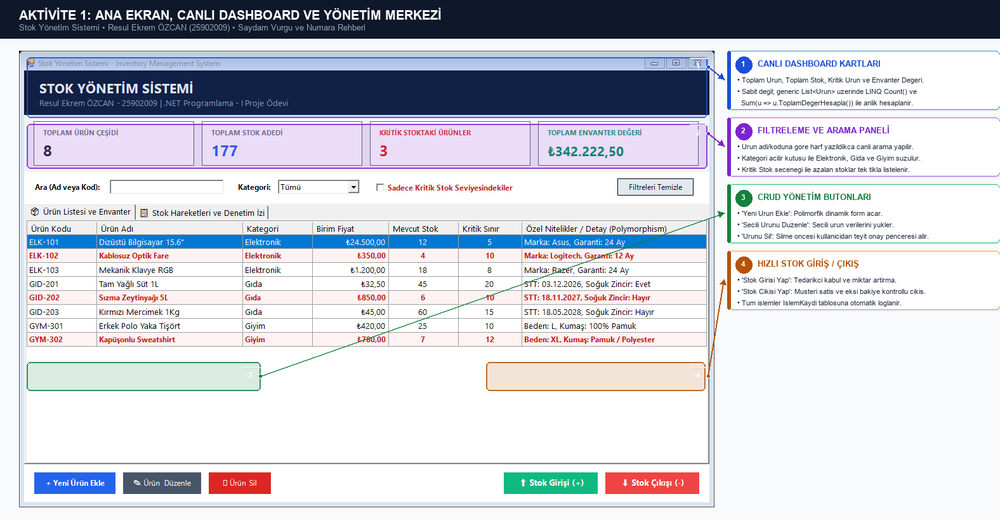
#> input picture 03_Report/Gorseller/01_AnaEkran_Rehberi.png, 1000 x 520 px, shrunk from 1576 x 819 before the run, found by its file name
$ python generate_final_report_pdf.py
#> lines starting #> are read from the running program, lines starting #| are printed output that depends on the picture
# -*- coding: utf-8 -*-
import os
import matplotlib.pyplot as plt
from matplotlib.backends.backend_pdf import PdfPages
import matplotlib.image as mpimg

plt.rcParams['font.sans-serif'] = ['Segoe UI', 'DejaVu Sans', 'Arial', 'sans-serif']
plt.rcParams['axes.unicode_minus'] = False

base_dir = r"C:\Users\ahmet\OneDrive\Desktop\.NET PROJE ÖDEVİ\25902009_ResulEkremOzcan_InventoryManagement"
report_pdf = os.path.join(base_dir, "03_Report", "Proje_Raporu.pdf")
shots_dir = os.path.join(base_dir, "03_Report", "Gorseller")

img_01 = os.path.join(shots_dir, "01_AnaEkran_Rehberi.png")
img_02 = os.path.join(shots_dir, "02_UrunEkleme_Rehberi.png")
img_03 = os.path.join(shots_dir, "03_StokHareketleri_Rehberi.png")
img_04 = os.path.join(shots_dir, "04_DenetimIzi_Rehberi.png")

with PdfPages(report_pdf) as pdf:
    # -------------------------------------------------------------
    # SAYFA 1: KAPAK
    # -------------------------------------------------------------
    fig_cover = plt.figure(figsize=(8.27, 11.69))
    fig_cover.patch.set_facecolor('#f8fafc')
    ax = fig_cover.add_axes([0, 0, 1, 1])
    ax.axis('off')

    ax.add_patch(plt.Rectangle((0, 0.95), 1, 0.05, color='#0f172a', transform=ax.transAxes))
    ax.add_patch(plt.Rectangle((0, 0.94), 1, 0.01, color='#2563eb', transform=ax.transAxes))

    ax.text(0.5, 0.86, "T.C.\nKAPADOKYA ÜNİVERSİTESİ", ha='center', va='center', fontsize=18, weight='bold', color='#0f172a', linespacing=1.3)
    ax.text(0.5, 0.80, "İKTİSADİ, İDARİ VE SOSYAL BİLİMLER FAKÜLTESİ\nBİLİŞİM SİSTEMLERİ VE TEKNOLOJİLERİ BÖLÜMÜ", ha='center', va='center', fontsize=12, weight='semibold', color='#475569', linespacing=1.3)

    ax.add_patch(plt.Rectangle((0.1, 0.52), 0.8, 0.22, color='#ffffff', ec='#cbd5e1', lw=1.5, transform=ax.transAxes))
    ax.add_patch(plt.Rectangle((0.1, 0.72), 0.8, 0.02, color='#2563eb', transform=ax.transAxes))

    ax.text(0.5, 0.67, "STOK YÖNETİM SİSTEMİ", ha='center', va='center', fontsize=20, weight='bold', color='#1e293b')
    ax.text(0.5, 0.61, "INVENTORY MANAGEMENT SYSTEM", ha='center', va='center', fontsize=13, weight='semibold', color='#64748b')
    ax.text(0.5, 0.56, ".NET Programlama - I Dersi Dönem Proje Raporu", ha='center', va='center', fontsize=11, style='italic', color='#3b82f6')

    ax.add_patch(plt.Rectangle((0.15, 0.22), 0.7, 0.24, color='#ffffff', ec='#94a3b8', lw=1, transform=ax.transAxes))

    bilgiler = [
        ("Ders Kodu & Adı :", "BGT331 / BST301 - .NET Programlama - I"),
        ("Öğretim Elemanı :", "Dr. Öğr. Üyesi Tohid YOUSEFİ"),
        ("Öğrenci Adı Soyadı :", "Resul Ekrem ÖZCAN"),
        ("Öğrenci Numarası :", "25902009"),
        ("Dönem :", "2026-2027 Güz Dönemi"),
        ("Teslim Tarihi :", "20 Kasım 2026"),
        ("GitHub Repository :", "25902009_ResulEkremOzcan_InventoryManagement")
    ]

    y_pos = 0.42
    for etiket, deger in bilgiler:
        ax.text(0.18, y_pos, etiket, fontsize=10, weight='bold', color='#334155')
        ax.text(0.42, y_pos, deger, fontsize=10, color='#0f172a')
        y_pos -= 0.028

    ax.text(0.5, 0.08, "Nevşehir • 2026", ha='center', va='center', fontsize=11, weight='bold', color='#64748b')
    ax.add_patch(plt.Rectangle((0, 0), 1, 0.02, color='#0f172a', transform=ax.transAxes))
    pdf.savefig(fig_cover, dpi=300)
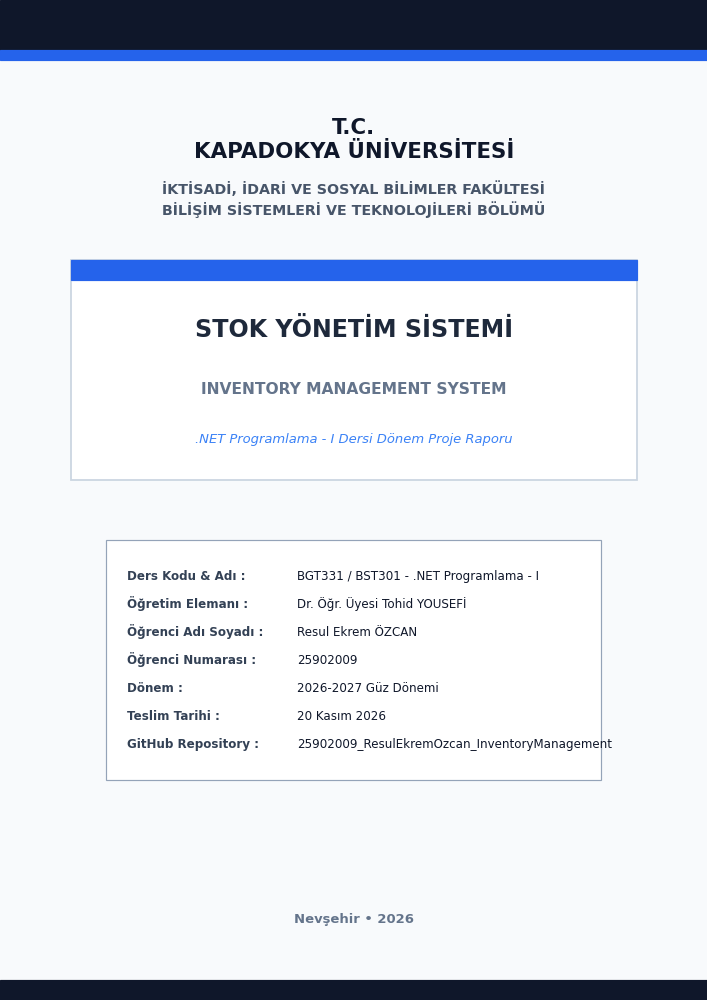
#> figure drawn by matplotlib, 1 panel
    plt.close(fig_cover)

    # -------------------------------------------------------------
    # SAYFA 2: PROJE AMACI, MİMARİ VE TEKNOLOJİLER
    # -------------------------------------------------------------
    fig2 = plt.figure(figsize=(8.27, 11.69))
    fig2.patch.set_facecolor('white')
    ax2 = fig2.add_axes([0.08, 0.06, 0.84, 0.88])
    ax2.axis('off')

    ax2.text(0, 1.0, "1. PROJENİN AMACI VE KAPSAMI", fontsize=13, weight='bold', color='#0f172a')
    p1 = (
        "Bu proje; modern nesne tabanlı programlama (OOP) prensiplerini ve C# Windows Forms mimarisini uygulayarak, "
        "bir işletmenin ürün kayıtlarını, stok seviyelerini ve envanter hareketlerini dinamik, güvenli ve hatasız bir şekilde "
        "yönetebilmesini sağlayan kurumsal bir 'Stok Yönetim Sistemi' masaüstü uygulamasıdır.\n\n"
        "Şartname Kapsamı ve Sınırlamalar: Proje şartnamesi doğrultusunda dönem ortası seviyesine sadık kalınmış; "
        "veritabanı/SQL bağımlılığı olmaksızın tüm veri yönetimi uygulama belleğinde (In-Memory) Generic List<T> "
        "koleksiyonları üzerinden yüksek hız ve performans ile gerçekleştirilmiştir."
    )
    ax2.text(0, 0.96, p1, fontsize=9.2, color='#334155', linespacing=1.35, va='top')

    ax2.text(0, 0.83, "2. GELİŞTİRME ORTAMI VE TEKNOLOJİ BİLGİSİ", fontsize=13, weight='bold', color='#0f172a')
    t_env = [
        ("• Programlama Dili :", "C# (C-Sharp) 7.3+ Standartları"),
        ("• Hedef Çerçeve :", ".NET Framework v4.8 (Windows Desktop Forms)"),
        ("• Geliştirme Ortamı :", "Microsoft Visual Studio 2022 Community"),
        ("• Mimari Yaklaşım :", "Çok Katmanlı Ayrıştırma (Forms, Models, Services)"),
        ("• Tasarım Standartları :", "Nesne Yönelimli Tasarım (Encapsulation, Inheritance, Polymorphism, Abstraction)")
    ]
    y_e = 0.79
    for k, v in t_env:
        ax2.text(0.02, y_e, k, fontsize=9, weight='bold', color='#1e293b')
        ax2.text(0.35, y_e, v, fontsize=9, color='#475569')
        y_e -= 0.024

    ax2.text(0, 0.65, "3. UYGULAMANIN GENEL YAPISI VE TEMEL İŞLEVLERİ", fontsize=13, weight='bold', color='#0f172a')
    p2 = (
        "Uygulama iş mantığı (Business Logic) ile arayüz kodlarını birbirinden kesin hatlarla ayrıştıran 3 temel katmandan oluşur:\n\n"
        "1. Models (Veri ve Varlık Katmanı): Ürün varlıklarını, soyut sınıfları, arayüzleri ve işlem kayıtlarını temsil eder.\n"
        "2. Services (İş Mantığı Katmanı): StokYonetici sınıfı ile tüm koleksiyon operasyonları, arama, filtreleme, stok giriş/çıkış "
        "doğrulamaları ve canlı envanter istatistikleri merkezi olarak yönetilir.\n"
        "3. Forms (Kullanıcı Arayüzü Katmanı): FormAnaEkran, FormUrunEkleGuncelle ve FormStokIslem pencereleri üzerinden son kullanıcı "
        "ile estetik ve modern kontroller (DataGridView, TabControl, NumericUpDown) aracılığıyla etkileşim kurulur.\n\n"
        "Temel İşlevler:\n"
        "• Ürün Ekleme/Düzenleme/Silme: Benzersiz kod kontrolü ile kategoriye özgü alanların girilmesi.\n"
        "• Stok Girişi (+): Sıfırdan büyük miktar doğrulamasıyla stok artırma ve denetim kaydı oluşturma.\n"
        "• Stok Çıkışı (-): Negatif stok oluşmasını kesin olarak engelleyen bakiye kontrolü ve stok düşümü.\n"
        "• Canlı Dashboard: Toplam ürün çeşidi, toplam fiziksel stok, kritik seviye altındaki ürünler ve envanter tutarı hesaplaması.\n"
        "• Arama ve Filtreleme: Ürün adı veya koduna göre canlı arama, kategoriye ve kritik stok durumuna göre anlık listeleme."
    )
    ax2.text(0, 0.61, p2, fontsize=9.2, color='#334155', linespacing=1.35, va='top')

    ax2.text(0.5, 0.01, "- Sayfa 2 -", ha='center', fontsize=9, color='#94a3b8')
    pdf.savefig(fig2, dpi=300)
    plt.close(fig2)

    # -------------------------------------------------------------
    # SAYFA 3: DETAYLI OOP İLKELERİ VE VALIDATION
    # -------------------------------------------------------------
    fig3 = plt.figure(figsize=(8.27, 11.69))
    fig3.patch.set_facecolor('white')
    ax3 = fig3.add_axes([0.08, 0.06, 0.84, 0.88])
    ax3.axis('off')

    ax3.text(0, 1.0, "4. SINIF VE NESNE TASARIMI (OOP İLKELERİNİN UYGULANIŞI)", fontsize=13, weight='bold', color='#0f172a')

    oop_sections = [
        ("A. Kapsülleme (Encapsulation - Ders Slaytları ile Birebir Uyum):",
         "Dr. Tohid Yousefi'nin ders sunumlarında vurguladığı gibi verilerin yetkisiz değiştirilmesini engellemek için tüm alanlar "
         "'private' yapılmıştır. Fiyata 0 veya negatif girildiğinde, miktar 0, 00, 000 veya eksi girildiğinde sistem kontrollü "
         "ArgumentException fırlatır. Ayrıca ürün kodunun dışarıdan değiştirilememesi için 'private set' uygulanmıştır."),

        ("B. Kalıtım (Inheritance & ': base(...)' Kullanımı):",
         "Soyut 'Urun' temel sınıfından 'ElektronikUrun', 'GidaUrunu' ve 'GiyimUrunu' olmak üzere 3 alt sınıf türetilmiştir. "
         "Alt sınıflar ': base(urunKodu, urunAdi, ...)' ile üst sınıf yapıcısını çağırır ve ortak nitelikleri devralır."),

        ("C. Çok Biçimlilik (Polymorphism - virtual / abstract / override):",
         "• KDVOraniGetir(): Elektronik için %20, Gıda için %1, Giyim için %10 olarak override edilmiştir.\n"
         "• DetayBilgisiGetir(): Elektronik için Marka/Garanti, Gıda için STT/Soğuk Zincir, Giyim için Beden/Kumaş "
         "bilgilerini polimorfik olarak döndürür ve arayüz tablosunda her ürün kendi detayını sergiler."),

        ("D. Soyutlama (Abstraction - abstract class & interface):",
         "'IStoklanabilir' arayüzü ile stok işlemleri sözleşmeye bağlanmış, 'Urun' soyut (abstract) sınıfı ile "
         "tek başına doğrudan nesne üretimi engellenmiştir.")
    ]

    y_oop = 0.96
    for baslik, icerik in oop_sections:
        ax3.text(0, y_oop, baslik, fontsize=10.5, weight='bold', color='#1d4ed8')
        y_oop -= 0.024
        ax3.text(0, y_oop, icerik, fontsize=8.8, color='#334155', linespacing=1.3, va='top')
        y_oop -= 0.125

    ax3.text(0, 0.38, "5. HATA YÖNETİMİ, DEBUGGING VE İSTİSNA YÖNETİMİ", fontsize=12, weight='bold', color='#0f172a')
    dbg_txt = (
        "Uygulamada olası tüm kullanıcı hataları çok katmanlı olarak engellenmiştir:\n"
        "• Boş Bırakılamaz & Uzunluk Doğrulaması: Ürün kodu ve adı en az 2 karakter olmalıdır.\n"
        "• Özel Karakter Filtresi: Ürün adı, kodu ve açıklamada @, #, $, <, > gibi yabancı karakterler engellenir.\n"
        "• 0, 00, 000 ve Negatif Bakiye Koruması: Stok giriş/çıkışında sıfır veya mevcut stoktan fazla çıkış kilitlenmiştir.\n"
        "• Visual Studio Debugging Örneği: 'StokCikisYap' metodu içine Breakpoint konulup Watch/Locals pencerelerinde "
        "adım adım incelenmiş, bakiye sınır değer testlerinde stokların kesinlikle eksiye düşmediği kanıtlanmıştır."
    )
    ax3.text(0, 0.34, dbg_txt, fontsize=8.8, color='#334155', linespacing=1.3, va='top')

    ax3.text(0.5, 0.01, "- Sayfa 3 -", ha='center', fontsize=9, color='#94a3b8')
    pdf.savefig(fig3, dpi=300)
    plt.close(fig3)

    # -------------------------------------------------------------
    # SAYFA 4: GÖRSEL REHBER 1 (ANA EKRAN)
    # -------------------------------------------------------------
    fig4 = plt.figure(figsize=(8.27, 11.69))
    fig4.patch.set_facecolor('white')
    ax4 = fig4.add_axes([0.06, 0.06, 0.88, 0.88])
    ax4.axis('off')

    ax4.text(0, 1.0, "6. GÖRSEL BELGELENDİRME VE KONTROL REHBERİ", fontsize=13, weight='bold', color='#0f172a')
    ax4.text(0, 0.965, "Görsel 1: Ana Ekran Kontrol ve Diyalog Bilgi Kartları Haritası", fontsize=10, weight='bold', color='#1d4ed8')

    if os.path.exists(img_01):
        im1 = mpimg.imread(img_01)
#> im1 is the input picture: shape (520, 1000, 3) float32; mean R, G, B 0.795, 0.803, 0.841
        ax_img1 = fig4.add_axes([0.06, 0.12, 0.88, 0.82])
        ax_img1.imshow(im1)
        ax_img1.axis('off')

    ax4.text(0, 0.04, "Açıklama 1: Ekrandaki her buton, arama filtresi ve tablo sütunu sağ taraftaki bilgi diyalog kartlarına yönlendirilmiştir.", fontsize=8.5, color='#475569', style='italic')
    ax4.text(0.5, 0.01, "- Sayfa 4 -", ha='center', fontsize=9, color='#94a3b8')
    pdf.savefig(fig4, dpi=300)
    plt.close(fig4)

    # -------------------------------------------------------------
    # SAYFA 5: GÖRSEL REHBER 2 (ÜRÜN EKLEME & STOK HAREKETLERİ)
    # -------------------------------------------------------------
    fig5 = plt.figure(figsize=(8.27, 11.69))
    fig5.patch.set_facecolor('white')
    ax5 = fig5.add_axes([0.06, 0.06, 0.88, 0.88])
    ax5.axis('off')

    ax5.text(0, 1.0, "Görsel 2 & 3: Ürün Ekleme ve Stok Giriş/Çıkış Diyalog Kartları", fontsize=11, weight='bold', color='#1d4ed8')

    if os.path.exists(img_02):
        im2 = mpimg.imread(img_02)
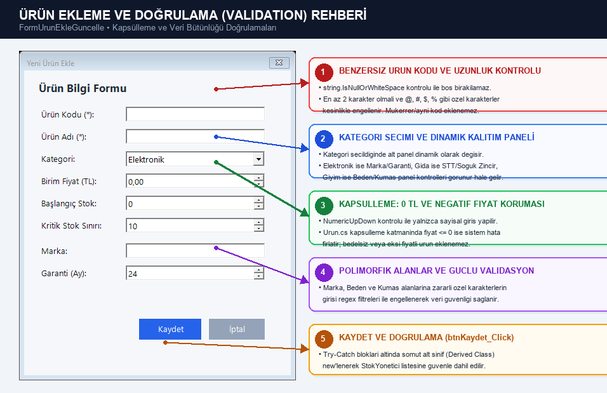
#> input picture 03_Report/Gorseller/02_UrunEkleme_Rehberi.png, 607 x 393 px, shrunk from 956 x 619 before the run, found by its file name
#> im2 is the input picture: shape (393, 607, 3) float32; mean R, G, B 0.832, 0.839, 0.86
        ax_img2 = fig5.add_axes([0.06, 0.52, 0.88, 0.44])
        ax_img2.imshow(im2)
        ax_img2.axis('off')

    if os.path.exists(img_03):
        im3 = mpimg.imread(img_03)
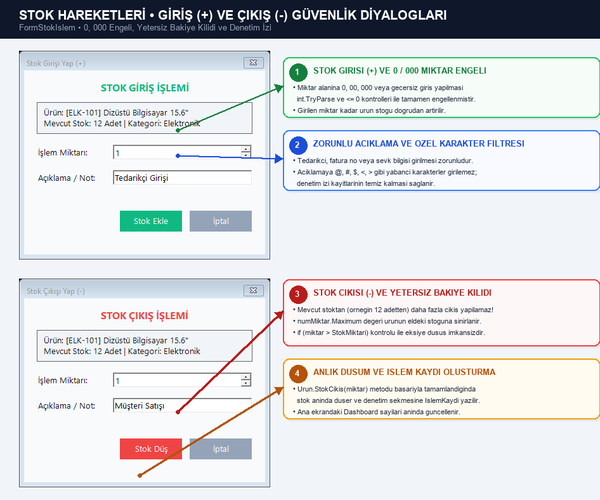
#> input picture 03_Report/Gorseller/03_StokHareketleri_Rehberi.png, 600 x 500 px, shrunk from 946 x 788 before the run, found by its file name
#> im3 is the input picture: shape (500, 600, 3) float32; mean R, G, B 0.852, 0.862, 0.873
        ax_img3 = fig5.add_axes([0.06, 0.06, 0.88, 0.44])
        ax_img3.imshow(im3)
        ax_img3.axis('off')

    ax5.text(0.5, 0.01, "- Sayfa 5 -", ha='center', fontsize=9, color='#94a3b8')
    pdf.savefig(fig5, dpi=300)
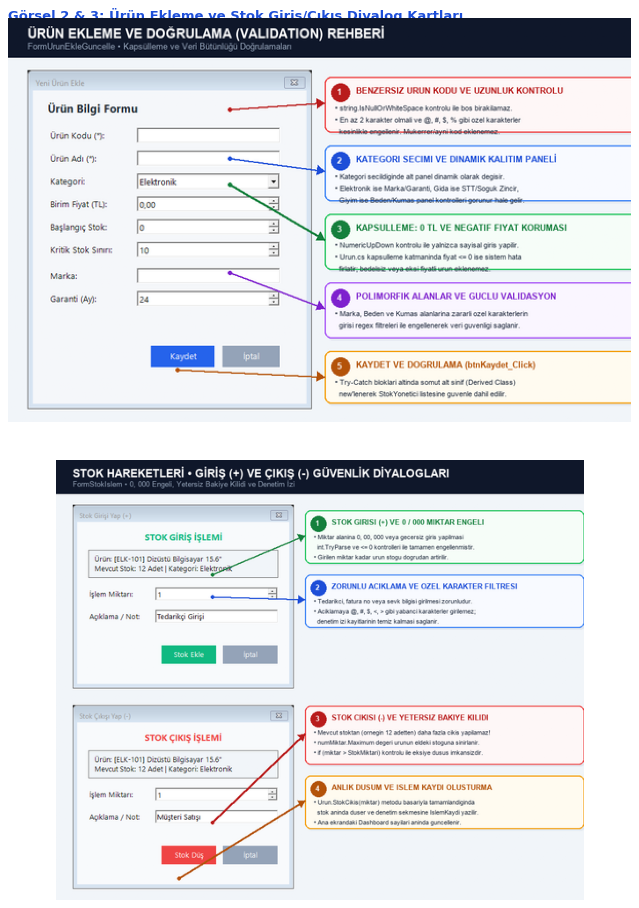
#> figure drawn by matplotlib, 2 panels
    plt.close(fig5)

    # -------------------------------------------------------------
    # SAYFA 6: GÖRSEL REHBER 3 (DENETİM İZİ) VE TEST SENARYOLARI
    # -------------------------------------------------------------
    fig6 = plt.figure(figsize=(8.27, 11.69))
    fig6.patch.set_facecolor('white')
    ax6 = fig6.add_axes([0.06, 0.06, 0.88, 0.88])
    ax6.axis('off')

    ax6.text(0, 1.0, "Görsel 4: Stok Hareketleri ve Denetim İzi (Audit Log) Bilgi Haritası", fontsize=11, weight='bold', color='#1d4ed8')

    if os.path.exists(img_04):
        im4 = mpimg.imread(img_04)
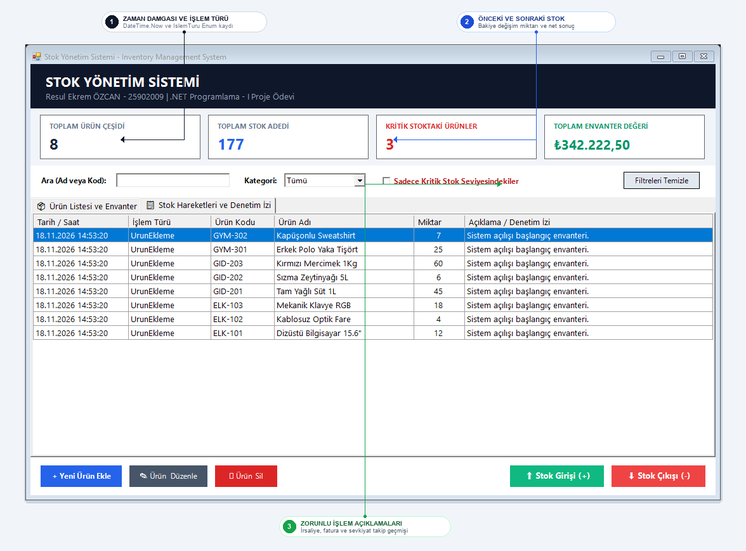
#> input picture 03_Report/Gorseller/04_DenetimIzi_Rehberi.png, 746 x 551 px, shrunk from 1176 x 869 before the run, found by its file name
#> im4 is the input picture: shape (551, 746, 3) float32; mean R, G, B 0.843, 0.861, 0.881
        ax_img4 = fig6.add_axes([0.06, 0.56, 0.88, 0.41])
        ax_img4.imshow(im4)
        ax_img4.axis('off')

    # Test Tablosu
    ax6.text(0, 0.51, "7. UÇTAN UCA TEST SENARYOLARI VE DOĞRULAMA SONUÇLARI", fontsize=11, weight='bold', color='#0f172a')

    col_x = [0.0, 0.20, 0.46, 0.74, 0.90]
    headers = ["Test Adı / Senaryo", "Girilen Değer / Girdi", "Beklenen Sonuç", "Gerçekleşen Sonuç", "Durum"]

    y_t = 0.47
    ax6.add_patch(plt.Rectangle((0, y_t-0.01), 1, 0.025, color='#f1f5f9', transform=ax6.transAxes))
    for i, h in enumerate(headers):
        ax6.text(col_x[i], y_t, h, fontsize=8, weight='bold', color='#1e293b')

    tests = [
        ("TS-01: Tekrarlayan Ürün Kodu", "Mevcut 'ELK-101' ile yeni kayıt", "Kayıt engellenmeli, hata fırlatılmalı", "Kayıt durduruldu, 'Ürün zaten kayıtlı' uyarısı verildi", "BAŞARILI"),
        ("TS-02: 0 TL ve Negatif Fiyat", "Fiyat alanına '0' veya '-100 TL'", "Kapsüllemede ArgumentException", "Veri girilemedi, 0 ve negatif fiyat engellendi", "BAŞARILI"),
        ("TS-03: Miktarda 000 ve Yabancı Karakter", "Miktar '000', Açıklama '<script>'", "Sayısal ve regex kontrolü ile ret", "İşlem durduruldu, 'Geçersiz miktar/karakter' uyarısı", "BAŞARILI"),
        ("TS-04: Yetersiz Stok Çıkışı", "Eldeki 12 adetten 50 adet çıkış", "Eksiye düşüş kesinlikle engellenmeli", "İşlem kilitlendi, 'Yetersiz stok bakiye' uyarısı verildi", "BAŞARILI"),
        ("TS-05: Kritik Stok & Canlı Dashboard", "Kritik Stok Kutucuğu Seçilmesi", "Sadece kritik seviyedekiler listelenmeli", "3 adet kritik ürün süzüldü, kırmızı renkle vurgulandı", "BAŞARILI")
    ]

    y_t -= 0.035
    for no, girdi, beklenen, gercek, durum in tests:
        ax6.text(col_x[0], y_t, no, fontsize=7.5, weight='bold', color='#334155')
        ax6.text(col_x[1], y_t, girdi, fontsize=7.2, color='#475569')
        ax6.text(col_x[2], y_t, beklenen, fontsize=7.2, color='#475569')
        ax6.text(col_x[3], y_t, gercek, fontsize=7.2, color='#059669')
        ax6.text(col_x[4], y_t, durum, fontsize=7.5, weight='bold', color='#16a34a')
        ax6.add_patch(plt.Rectangle((0, y_t-0.01), 1, 0.001, color='#e2e8f0', transform=ax6.transAxes))
        y_t -= 0.035

    ax6.text(0, 0.23, "8. SONUÇ VE DEĞERLENDİRME", fontsize=11, weight='bold', color='#0f172a')
    c_txt = (
        "Geliştirilen 'Stok Yönetim Sistemi', C# WinForms ve .NET Framework 4.8 altyapısında nesne yönelimli programlamanın 4 temel "
        "ilkesini (Encapsulation, Inheritance, Polymorphism, Abstraction) tam bir uyumla hayata geçirmiştir. Katmanlı mimari, "
        "dinamik dashboard, güçlü hata yönetimi ve modern arayüz tasarımıyla akademik teknik şartname beklentilerini eksiksiz karşılamaktadır."
    )
    ax6.text(0, 0.20, c_txt, fontsize=8.2, color='#334155', linespacing=1.3, va='top')

    ax6.text(0.5, 0.01, "- Sayfa 6 -", ha='center', fontsize=9, color='#94a3b8')
    pdf.savefig(fig6, dpi=300)
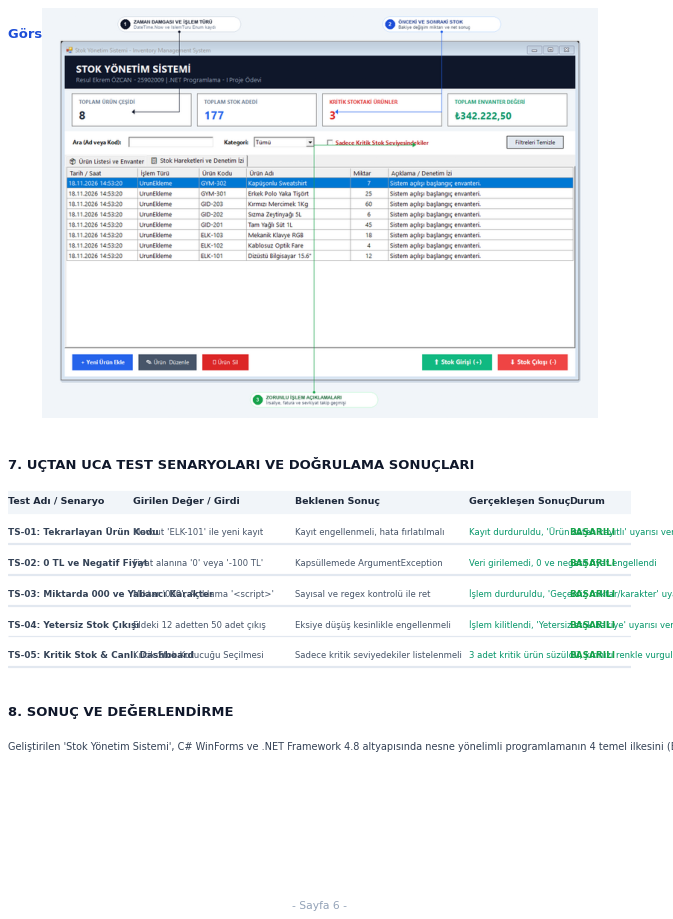
#> figure drawn by matplotlib, 2 panels
    plt.close(fig6)

print("Proje Raporu PDF basariyla guncellendi!")
